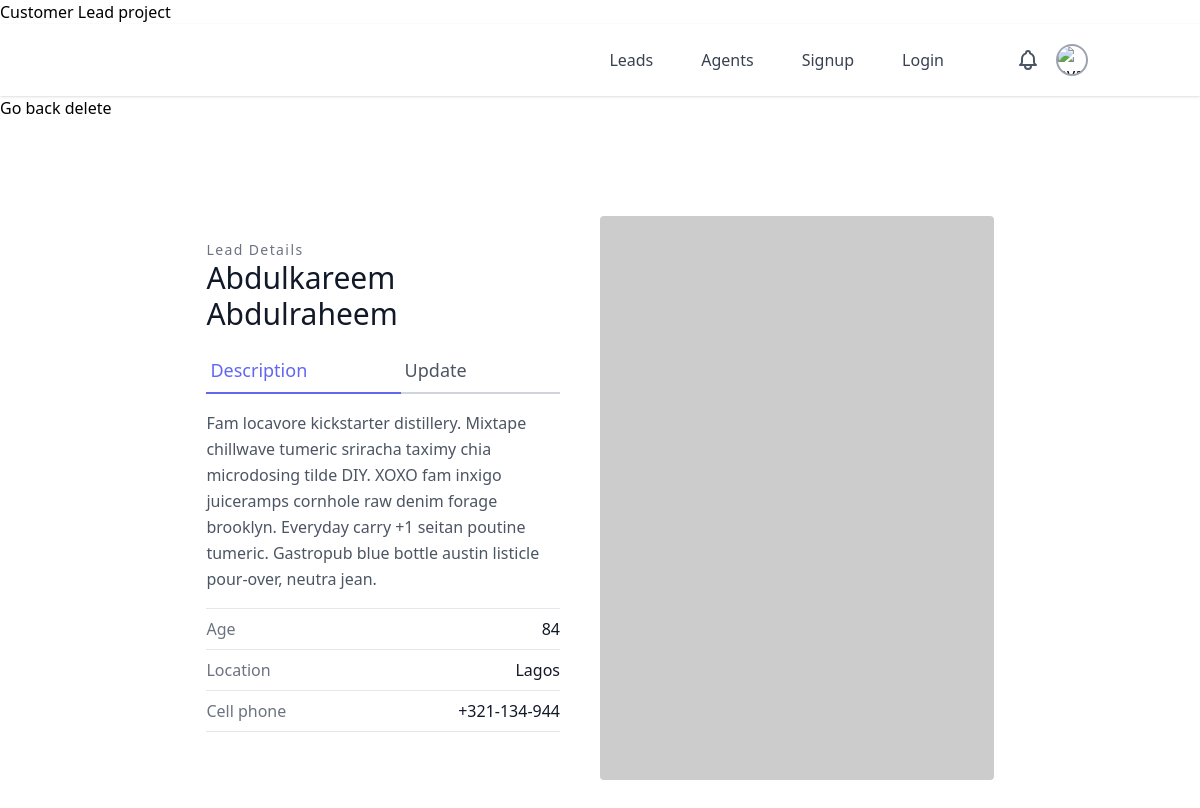
The app's page /leads/lead_detail/2/ with its own data.
### leads/models.py (models this page shows, shortened)
class Lead(models.Model):
    first_name = models.CharField(max_length=20)
    last_name = models.CharField(max_length=20)
    age = models.IntegerField(default=0)
    agent = models.ForeignKey("Agent", on_delete=models.CASCADE) # This is a many to one relation, means we will have an agent associated with the lead of that role

### leads/views.py (the view)
# urls.py: path('lead_detail/<int:pk>/', LeadDetailView.as_view(), name="lead_detail"),
class LeadDetailView(DetailView):
    template_name = "leads/lead_details.html"
    queryset = Lead.objects.all()
    context_object_name = "lead"

### leads/templates/leads/lead_details.html
{% extends 'home.html'%}
{% block content %}
<a href="{% url 'leads:lead_list' %}">Go back</a>
<a >delete</a>
<section class="text-gray-600 body-font overflow-hidden">
    <div class="container px-5 py-24 mx-auto">
      <div class="lg:w-4/5 mx-auto flex flex-wrap">
        <div class="lg:w-1/2 w-full lg:pr-10 lg:py-6 mb-6 lg:mb-0">
          <h2 class="text-sm title-font text-gray-500 tracking-widest">Lead Details</h2>
          <h1 class="text-gray-900 text-3xl title-font font-medium mb-4">{{lead.first_name}} {{lead.last_name}}</h1>
          <div class="flex mb-4">
            <a class="flex-grow text-indigo-500 border-b-2 border-indigo-500 py-2 text-lg px-1">Description</a>
            <a href="{% url 'leads:lead_update' lead.pk %}" class="flex-grow border-b-2 border-gray-300 py-2 text-lg px-1">Update</a>
          </div>
          <p class="leading-relaxed mb-4">Fam locavore kickstarter distillery. Mixtape chillwave tumeric sriracha taximy chia microdosing tilde DIY. XOXO fam inxigo juiceramps cornhole raw denim forage brooklyn. Everyday carry +1 seitan poutine tumeric. Gastropub blue bottle austin listicle pour-over, neutra jean.</p>
          <div class="flex border-t border-gray-200 py-2">
            <span class="text-gray-500">Age</span>
            <span class="ml-auto text-gray-900">{{lead.age}}</span>
          </div>
          <div class="flex border-t border-gray-200 py-2">
            <span class="text-gray-500">Location</span>
            <span class="ml-auto text-gray-900">Lagos</span>
          </div>
          <div class="flex border-t border-b mb-6 border-gray-200 py-2">
            <span class="text-gray-500">Cell phone </span>
            <span class="ml-auto text-gray-900">+321-134-944</span>
          </div>
        </div>
        <img alt="ecommerce" class="lg:w-1/2 w-full lg:h-auto h-64 object-cover object-center rounded" src="https://dummyimage.com/400x400">
      </div>
    </div>
  </section>
{% endblock content %}

### records on screen
Lead: first_name "Abdulkareem", last_name "Abdulraheem", age "84"
